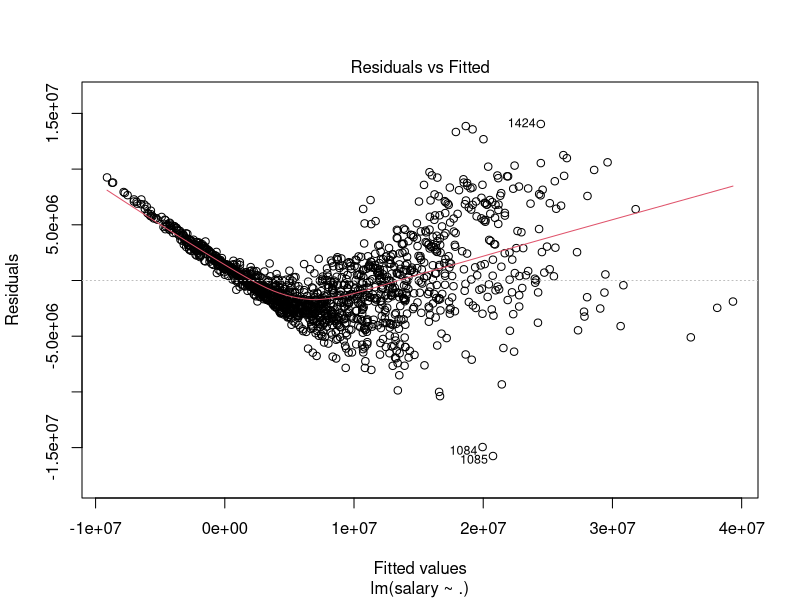
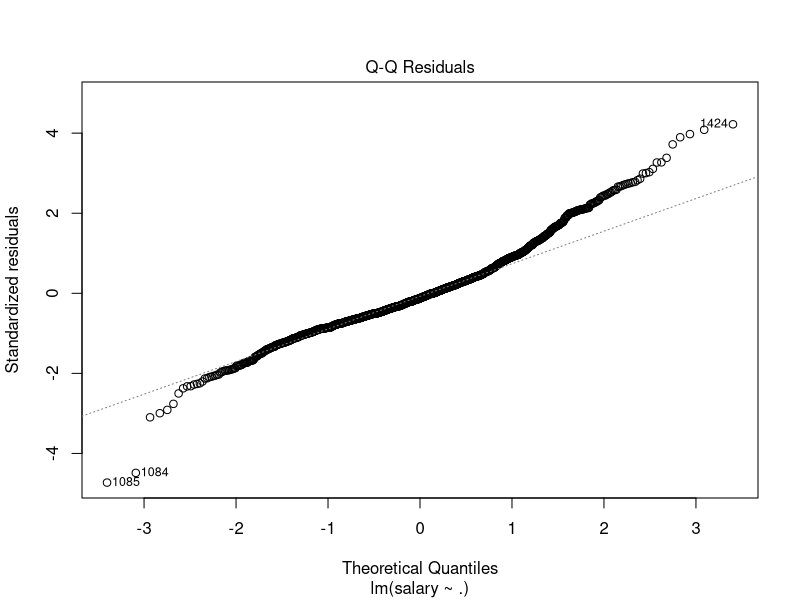
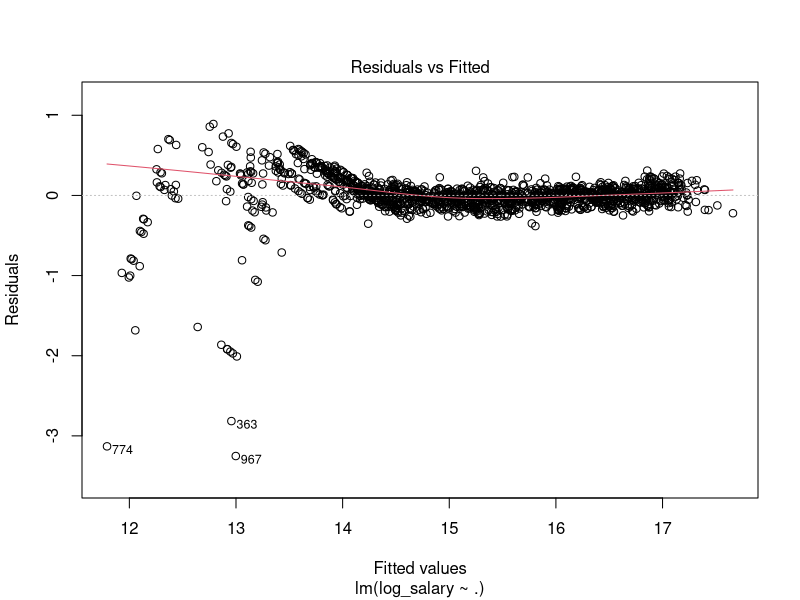
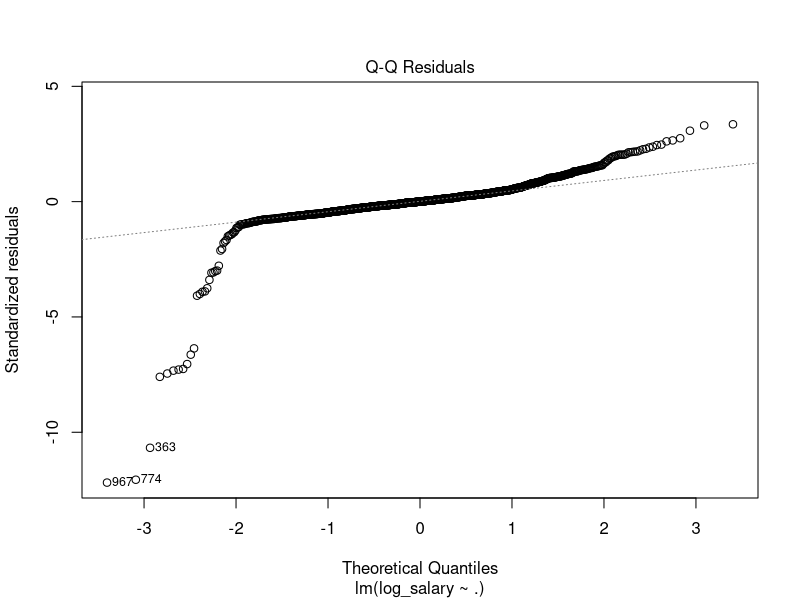
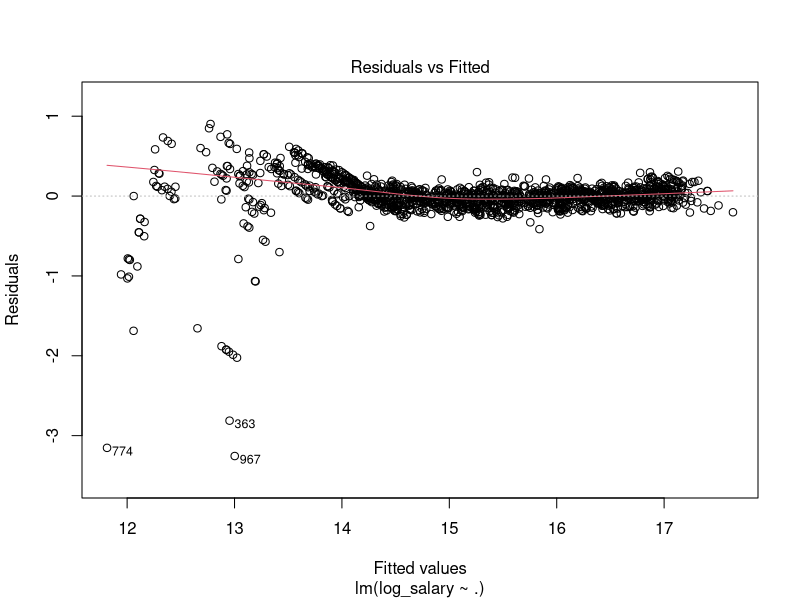
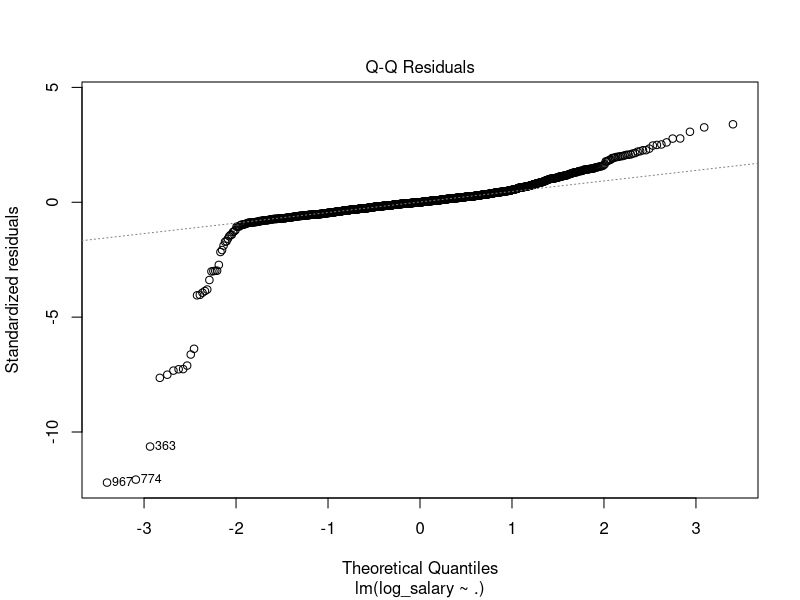
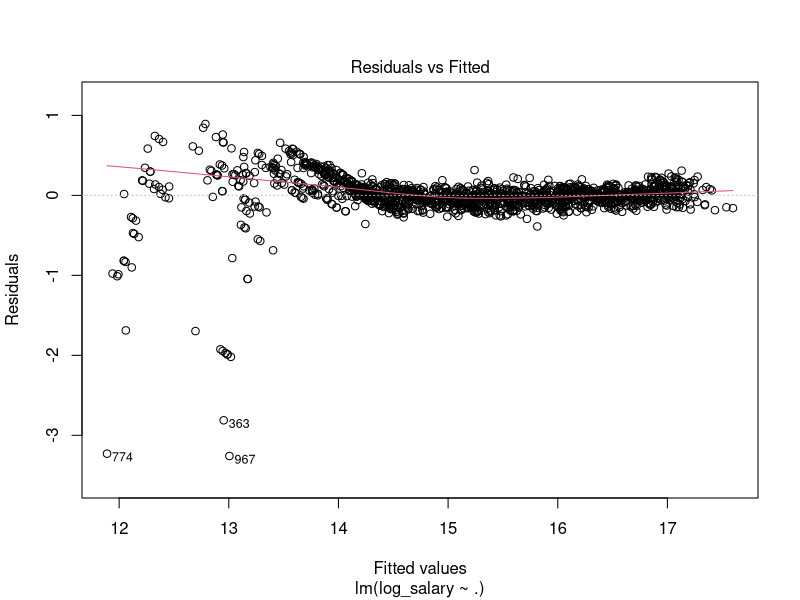
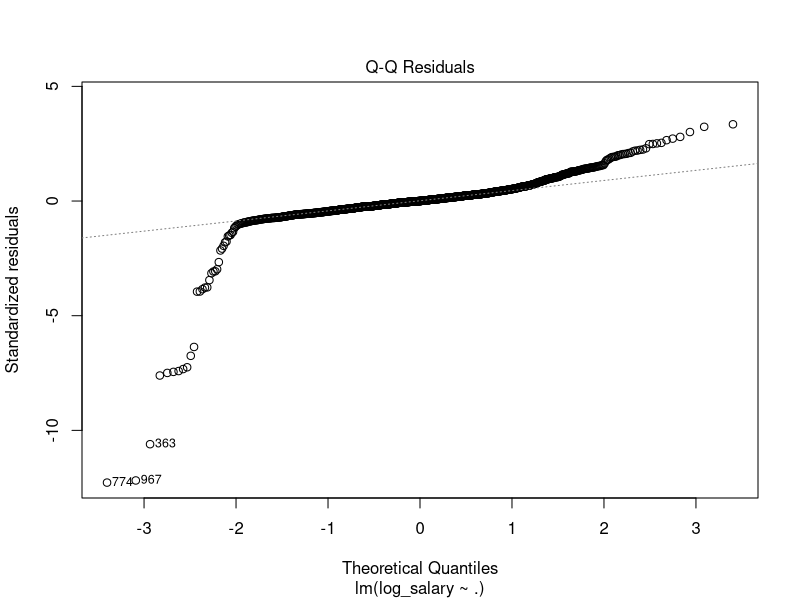

Recreate these plots in R, in order.
## ---- chunk 1
knitr::opts_chunk$set(echo = TRUE)
## ---- chunk 2
library(tidyverse)
## ---- chunk 3
# players <- read_csv("../data/players.csv")
# stats.36 <- read_csv("../data/PlayerStatisticsPer36Min.csv")
# stats.100 <- read_csv("../data/PlayerStatisticsPer100Poss.csv")
# stats.g <- read_csv("../data/PlayerStatisticsPerGame.csv")
# # salary <- read_csv("../data/salaries_1985to2018.csv")
# salary2 <- read_csv("../data/nba-salaries.csv")
## ---- chunk 4
# stats.g <- stats.g %>%
#   mutate(name = str_replace(Player, "\\*", ""))
# stats.g <- stats.g %>%
#   mutate(key = str_c(name, as.character(year), sep = ""))
# salary2 <- salary2 %>%
#   mutate(key = str_c(name, as.character(season), sep = ""))
## ---- chunk 5
# final.data <- players %>%
#   inner_join(salary2, by = "name") %>%
#   inner_join(stats.g, by = "key") %>%
#   select(-key) %>%
#   filter(year >= 2017)
# 
# write_csv(final.data, "../data/final_data.csv")

bdata.raw <- read_csv("../data/final_data.csv")
## ---- chunk 6
bdata.raw <- read_csv("../data/final_data.csv")
# displaying null values in each column
bdata.raw %>%
  map_dbl(~sum(is.na(.))) %>%
  unname() ->
na.dbl

na.cols <- data.frame("variable" = colnames(bdata.raw),
                      "null.count" = na.dbl)

na.cols %>%
  filter(null.count > 0)

# parsing numbers from difficult columns
bdata.raw$career_FG3_P <- parse_number(as.character(bdata.raw$`career_FG3%`))
bdata.raw$career_FG_P <- parse_number(as.character(bdata.raw$`career_FG%`))
bdata.raw$career_FT_P <- parse_number(as.character(bdata.raw$`career_FT%`))
# cleaning height
heights <- str_split(bdata.raw$height, "\\-")
heights.df <- t(data.frame(heights))
heights.int <- as.integer(heights.df[,1]) * 12 + as.integer(heights.df[,2])
bdata.raw$height <- heights.int

bdata.raw %>%
  mutate(draft_pick = parse_number(draft_pick),
         draft_round = parse_number(draft_round),
         shoots_right = ifelse(str_detect(shoots, "Right"),1,0),
         weight = parse_number(weight),
         Pos = as.factor(Pos)) %>%
  rename(career_eFG_P = `career_eFG%`,
         FG_P = `FG%`,
         THREEP_P = `3P%`,
         THREEP = `3P`,
         THREEP_A = `3PA`,
         TWOP_P = `2P%`,
         TWOP = `2P`,
         TWOP_A = `2PA`,
         eFG_P = `eFG%`,
         FT_P = `FT%`) %>%
  select(-birthDate, -birthPlace, -college, -draft_team, -highSchool, -name.x,
         -position.x, -position.y, -team, -Player, -name.y, -season, -Tm,
         -`career_FG3%`, -`career_FG%`, -`career_FT%`, -shoots) %>%
  na.omit() ->
bdata.clean

bdata.clean %>%
  select(-`_id`) ->
bdata.model
## ---- chunk 7
ols.init <- lm(salary ~ ., data = bdata.model)

summary(ols.init)

plot(ols.init, which = 1)

plot(ols.init, which = 2)
## ---- chunk 8
# library(klaR)
library(car)

# cond.index(ols.init, bdata.model)

vif(ols.init)
## ---- chunk 9
bdata.model %>%
  mutate(log_salary = log(salary)) -> 
bdata.log

bdata.log$salary <- NULL
## ---- chunk 10
ols.log <- lm(log_salary ~ ., data = bdata.log)

summary(ols.log)

plot(ols.log, which = c(1, 2))

# cond.index(ols.log, bdata.log)

vif(ols.log)
## ---- chunk 11
vifs <- data.frame(vif(ols.log))

vifs %>%
  filter(GVIF > 1000) ->
vif.1000

drop.vars <- c(rownames(vif.1000))

bdata.log %>%
  select(-drop.vars) ->
bdata.log2
## ---- chunk 12
ols.log2 <- lm(log_salary ~ ., data = bdata.log2)

summary(ols.log2)

plot(ols.log2, which = c(1, 2))

vif(ols.log2)
## ---- chunk 13
vifs2 <- data.frame(vif(ols.log2))

vifs2 %>%
  filter(GVIF > 50) ->
vif.50

drop.vars <- c(rownames(vif.50))

bdata.log2 %>%
  select(-drop.vars) ->
bdata.log3
## ---- chunk 14
ols.log3 <- lm(log_salary ~ ., data = bdata.log3)

summary(ols.log3)

plot(ols.log3, which = c(1, 2))

vif(ols.log3)
## ---- chunk 15
vifs3 <- data.frame(vif(ols.log3))

vifs3 %>%
  filter(GVIF > 20) ->
vif.20

drop.vars <- c(rownames(vif.20))

bdata.log3 %>%
  select(-drop.vars) ->
bdata.log4
## ---- chunk 16
ols.log4 <- lm(log_salary ~ ., data = bdata.log4)

summary(ols.log4)

plot(ols.log4, which = c(1, 2))

vif(ols.log4)
## ---- chunk 17
vifs4 <- data.frame(vif(ols.log4))

vifs4 %>%
  filter(`vif.ols.log4.` > 12) ->
vif.12

drop.vars <- c(rownames(vif.12))

bdata.log4 %>%
  select(-drop.vars) ->
bdata.log5

bdata.vif <- bdata.log5
## ---- chunk 18
ols.log5 <- lm(log_salary ~ ., data = bdata.log5)

summary(ols.log5)

plot(ols.log5, which = c(1, 2))

vif(ols.log5)
## ---- chunk 19
fit.large <- lm(log_salary ~ ., data = bdata.log)

fit.small <- lm(log_salary ~ 1, data = bdata.log)

fit.step <- step(fit.large, fit.small)
## ---- chunk 20
vars.vif <- names(vif(ols.log5))
bdata.vif <- bdata.log5

vars.step <- names(fit.step$coefficients)[-1]
bdata.log %>%
  select(c(vars.step, log_salary)) ->
bdata.step
## ---- chunk 21
anova(ols.log, ols.log5)

anova(ols.log, fit.step)
## ---- chunk 22
vars.share <- c()
for (i in vars.step) {
  if (i %in% vars.vif) {
    vars.share <- c(vars.share, i)
  } else {
    print(i)
  }
}
vars.share

bdata.log %>%
  select(c(vars.share, log_salary)) ->
bdata.share

ols.share <- lm(log_salary ~ career_PER + career_PTS + career_TRB + career_WS + 
    draft_round + draft_year + rank + G + TWOP_P + AST + TOV + PF + year, data = bdata.share)


anova(ols.share, fit.step)

anova(ols.share, ols.log5)
## ---- chunk 23
library(boot)

ols.share <- glm(log_salary ~ ., data = bdata.share)

ols.vif <- glm(log_salary ~ ., data = bdata.vif)

ols.step <- glm(log_salary ~ ., data = bdata.step)

cv.share <- cv.glm(bdata.share, ols.share)

cv.vif <- cv.glm(bdata.vif, ols.vif)

cv.step <- cv.glm(bdata.step, ols.step)

c("Shared" = cv.share$delta[1], "VIF" = cv.vif$delta[1], "Step" = cv.step$delta[1])
## ---- chunk 24
# Shares Features
glm.share <- glm(log_salary ~ ., data= bdata.share)

glm.abs.res <- glm(abs(residuals(glm.share)) ~ fitted(glm.share))

wts.share <- 1/fitted(glm.abs.res)^2

bdata.share.wls <- bdata.share

wls.share <- glm(log_salary ~ ., data = bdata.share.wls, weights = wts.share)

bdata.share.wls$wts.share <- wts.share

cv.wls.share <- cv.glm(bdata.share.wls, wls.share)
## ---- chunk 25
# VIF Features
glm.vif <- glm(log_salary ~ ., data= bdata.vif)

glm.abs.res <- glm(abs(residuals(glm.vif)) ~ fitted(glm.vif))

wts.vif <- 1/fitted(glm.abs.res)^2

bdata.vif.wls <- bdata.vif

wls.vif <- glm(log_salary ~ ., data = bdata.vif, weights = wts.vif)

bdata.vif.wls$wts.vif <- wts.vif

cv.wls.vif <- cv.glm(bdata.vif.wls, wls.vif)
## ---- chunk 26
# Step Features

glm.step <- glm(log_salary ~ ., data= bdata.step)

glm.abs.res <- glm(abs(residuals(glm.step))~fitted(glm.step))

wts.step <- 1/fitted(glm.abs.res)^2

bdata.step.wls <- bdata.step

wls.step <- glm(log_salary ~ ., data = bdata.step, weights=wts.step)

bdata.step.wls$wts.step <- wts.step

cv.wls.step <- cv.glm(bdata.step.wls, wls.step)
## ---- chunk 27
cbind("WLS Share" = cv.wls.share$delta, "OLS Share" = cv.share$delta,
      "WLS VIF" = cv.wls.vif$delta, "OLS VIF" = cv.vif$delta,
      "WLS Step" = cv.wls.step$delta, "OLS Step" = cv.step$delta)
## ---- chunk 28
fit.piecewise = lm(log_salary ~ . + I((year-2013) * (year>2013)), data = bdata.log)

summary(fit.piecewise)

plot(fit.piecewise, which = c(1, 2))
